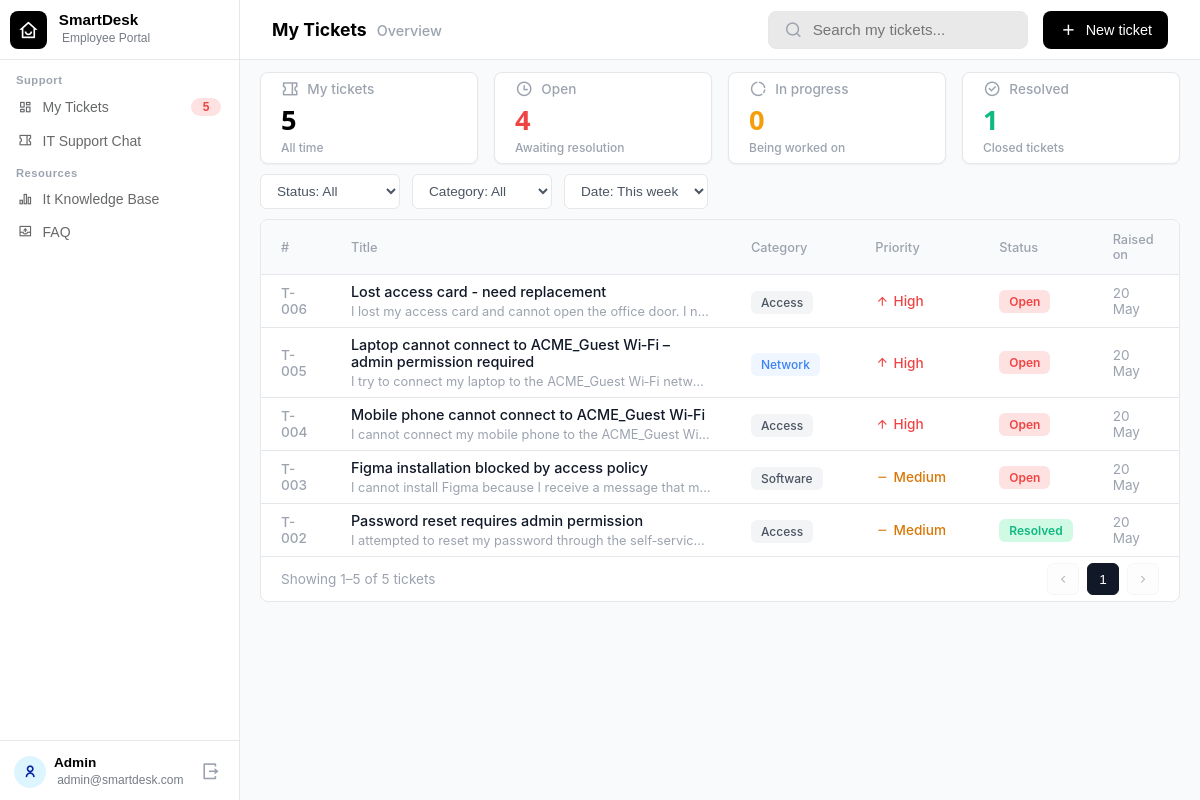
Before: /employee-dashboard (signed in) with the older database file.
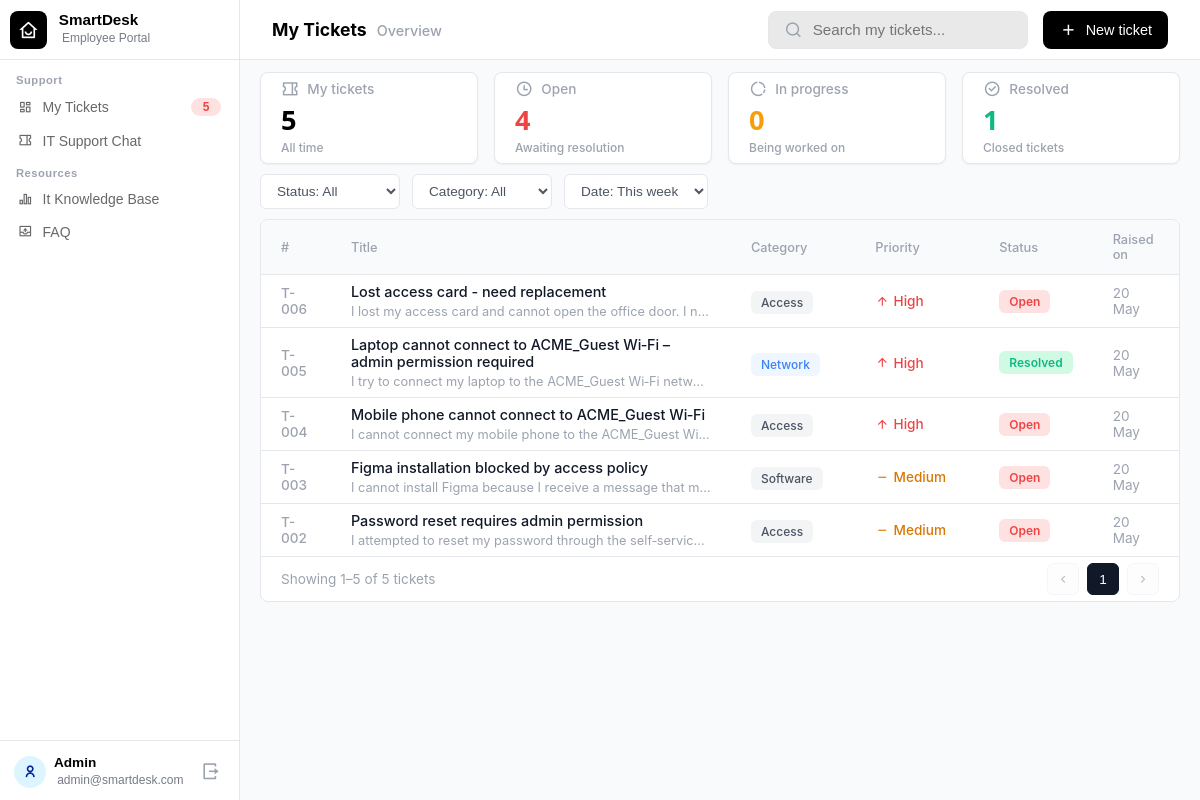
After: the same page with the newer database file.
### main.py (models this page shows)
class Ticket(db.Model):
    id = db.Column(db.Integer, primary_key=True)
    email = db.Column(db.String(100), nullable=False)
    title = db.Column(db.String(200), nullable=False)
    description = db.Column(db.Text, nullable=False)
    category = db.Column(db.String(50), nullable=False)
    priority = db.Column(db.String(20), nullable=False)
    status = db.Column(db.String(20), nullable=False, default='Open')
    created_at = db.Column(db.DateTime, default=datetime.now)
    proceeding_started = db.Column(db.DateTime, nullable=True)
    resolved_at = db.Column(db.DateTime, nullable=True)
    session_id = db.Column(db.String(100), nullable=True)

### main.py (the view)
@app.route('/employee-dashboard')
def employee_dashboard():
    if 'email' not in session:
        return redirect(url_for('employee_login'))
    user_email = session['email']
    my_tickets = Ticket.query.filter_by(email=user_email).all()
    open_count=sum(1 for ticket in my_tickets if ticket.status== 'Open')
    in_progress_count=sum(1 for ticket in my_tickets if ticket.status== 'In Progress')
    closed_count=sum(1 for ticket in my_tickets if ticket.status == 'Resolved')
    return render_template(
        'EmployeeDashboard.html',
        tickets=my_tickets,
        open_count=open_count,
        in_progress_count=in_progress_count,
        closed_count=closed_count
        )

### templates/EmployeeDashBoard.html (shortened to what the changed rows need)
{% extends "EmployeeSideBase.html" %}
{% block extra_css %}
    <link rel="stylesheet" href="{{ url_for('static', filename='css/EmployeeDashBoard.css') }}">
{% endblock %}
{% block content %}
<div class="dashboard-wrapper">
    <div class="dash-header">
        <div class="dash-title">
            <h2>My Tickets</h2>
        </div>
    </div>
    <div class="main-content-container">
        <div class="table-container">
            <table class="emp-ticket-table">
                <thead>
                    <tr>
                        <th width="8%">#</th>
                        <th width="42%">Title</th>
                        <th width="15%">Category</th>
                        <th width="15%">Priority</th>
                        <th width="10%">Status</th>
                        <th width="10%">Raised on</th>
                    </tr>
                </thead>
                <tbody class="table-body">
                    {% for ticket in tickets | reverse %}
                    <tr class="ticket-row">
                        <td class="t-id">T-{{ "%03d" | format(ticket.id) }}</td>
                        <td class="t-title-col">
                            <div class="t-title">{{ ticket.title }}</div>
                            <div class="t-desc">{{ ticket.description }}</div>
                        </td>
                        <td>
                            <span class="cat-badge cat-{{ ticket.category|lower|replace(' ', '-') }}">
                                {{ ticket.category }}
                            </span>
                        </td>
                        <td>
                            {% if ticket.priority|lower == 'high' %}
                                <span class="priority p-high"><i class="ri-arrow-up-line"></i> High</span>
                            {% elif ticket.priority|lower == 'medium' %}
                                <span class="priority p-med"><i class="ri-subtract-line"></i> Medium</span>
                            {% else %}
                                <span class="priority p-low"><i class="ri-arrow-down-line"></i> Low</span>
                            {% endif %}
                        </td>
                        <td>
                            <span class="status-badge s-{{ ticket.status|lower|replace(' ', '-') }}">{{ ticket.status }}</span>
                        </td>
                        <td class="t-date">
                            {{ ticket.created_at.strftime('%d %b') if ticket.created_at else '7 May' }}
                        </td>
                    </tr>
                    {% endfor %}
                </tbody>
            </table>
        </div>
    </div>
</div>
{% endblock %}

Changed rows visible on the page:
changed Ticket "Laptop cannot connect to ACME_Guest Wi‑Fi – admin permission required": status "Open" → "Resolved"
changed Ticket "Password reset requires admin permission": status "Resolved" → "Open"
